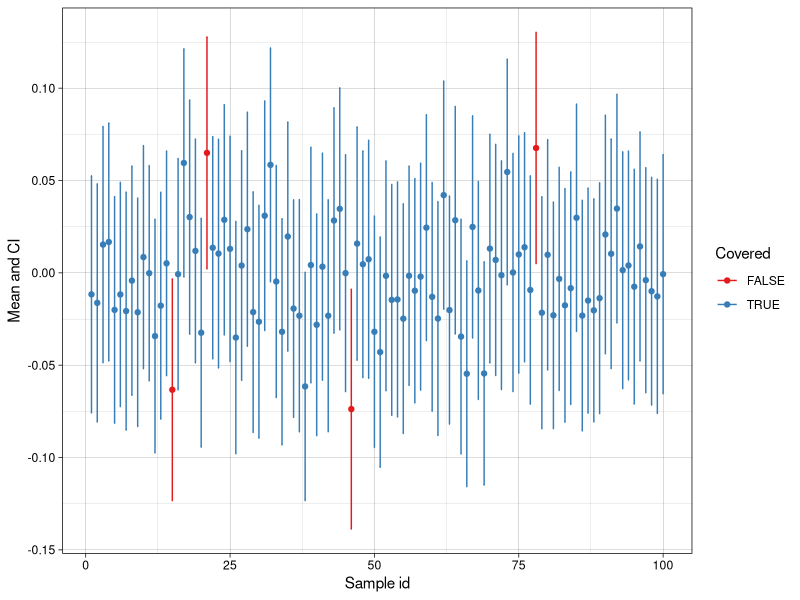
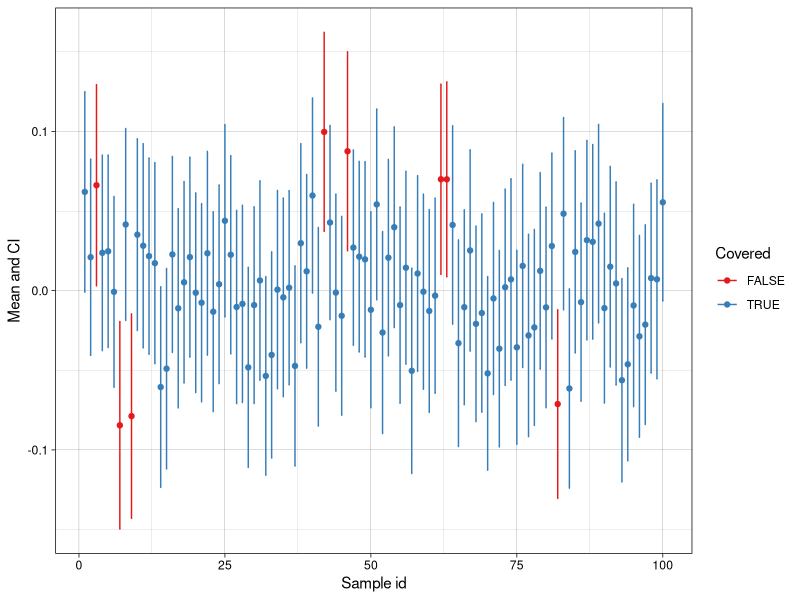

Source code (R) for these figures, in order:
## ---- chunk 1
set.seed(1)
library(tidyverse)
library(knitr)
library(kableExtra)
## ---- chunk 2
samples <- map(1:100, function(x) rnorm(1000))
## ---- chunk 3
estimates <- function(x) {
  mu <- mean(x)
  se <- sqrt(sum((x - mu)^2) / (length(x)-1)) / sqrt(length(x))
  lower <- mu + qnorm(0.025) * se
  upper <- mu + qnorm(0.975) * se
  
  return(data.frame(Mean = mu, bias = abs(mu), sd = se, lower = lower, upper = upper))
}
## ---- chunk 4
results <- samples %>% 
  map_dfr(function(x) estimates(x), .id = "Sample")

results$Covered <- results$lower < 0 & 0 < results$upper
## ---- chunk 5
ggplot(results, mapping = aes(color = Covered)) +
  geom_point(mapping = aes(x = as.numeric(Sample), y = Mean)) +
  geom_errorbar(aes(x = as.numeric(Sample), ymin = lower, ymax = upper), width = .2) +
  scale_color_brewer(palette = "Set1") +
  xlab("Sample id") +
  ylab("Mean and CI") +
  theme_linedraw()
## ---- chunk 6
results %>%
  filter(!Covered) %>%
  knitr::kable(digits = 3) %>%
  kable_styling(bootstrap_options = c("striped", "hover"), 
                position = "left",
                full_width = FALSE)
## ---- chunk 7
set.seed(2)
## ---- chunk 8
samples_v2 <- map(1:100, function(x) rnorm(1000))
## ---- chunk 9
results_v2 <- samples_v2 %>% 
  map_dfr(function(x) estimates(x), .id = "Sample")

results_v2$Covered <- results_v2$lower < 0 & 0 < results_v2$upper
## ---- chunk 10
ggplot(results_v2, mapping = aes(color = Covered)) +
  geom_point(mapping = aes(x = as.numeric(Sample), y = Mean)) +
  geom_errorbar(aes(x = as.numeric(Sample), ymin = lower, ymax = upper), width = .2) +
  scale_color_brewer(palette = "Set1") +
  xlab("Sample id") +
  ylab("Mean and CI") +
  theme_linedraw()
## ---- chunk 11
results_v2 %>%
  filter(!Covered) %>%
  knitr::kable(digits = 3) %>%
  kable_styling(bootstrap_options = c("striped", "hover"), 
                position = "left",
                full_width = FALSE)
## ---- chunk 12
sessionInfo()
